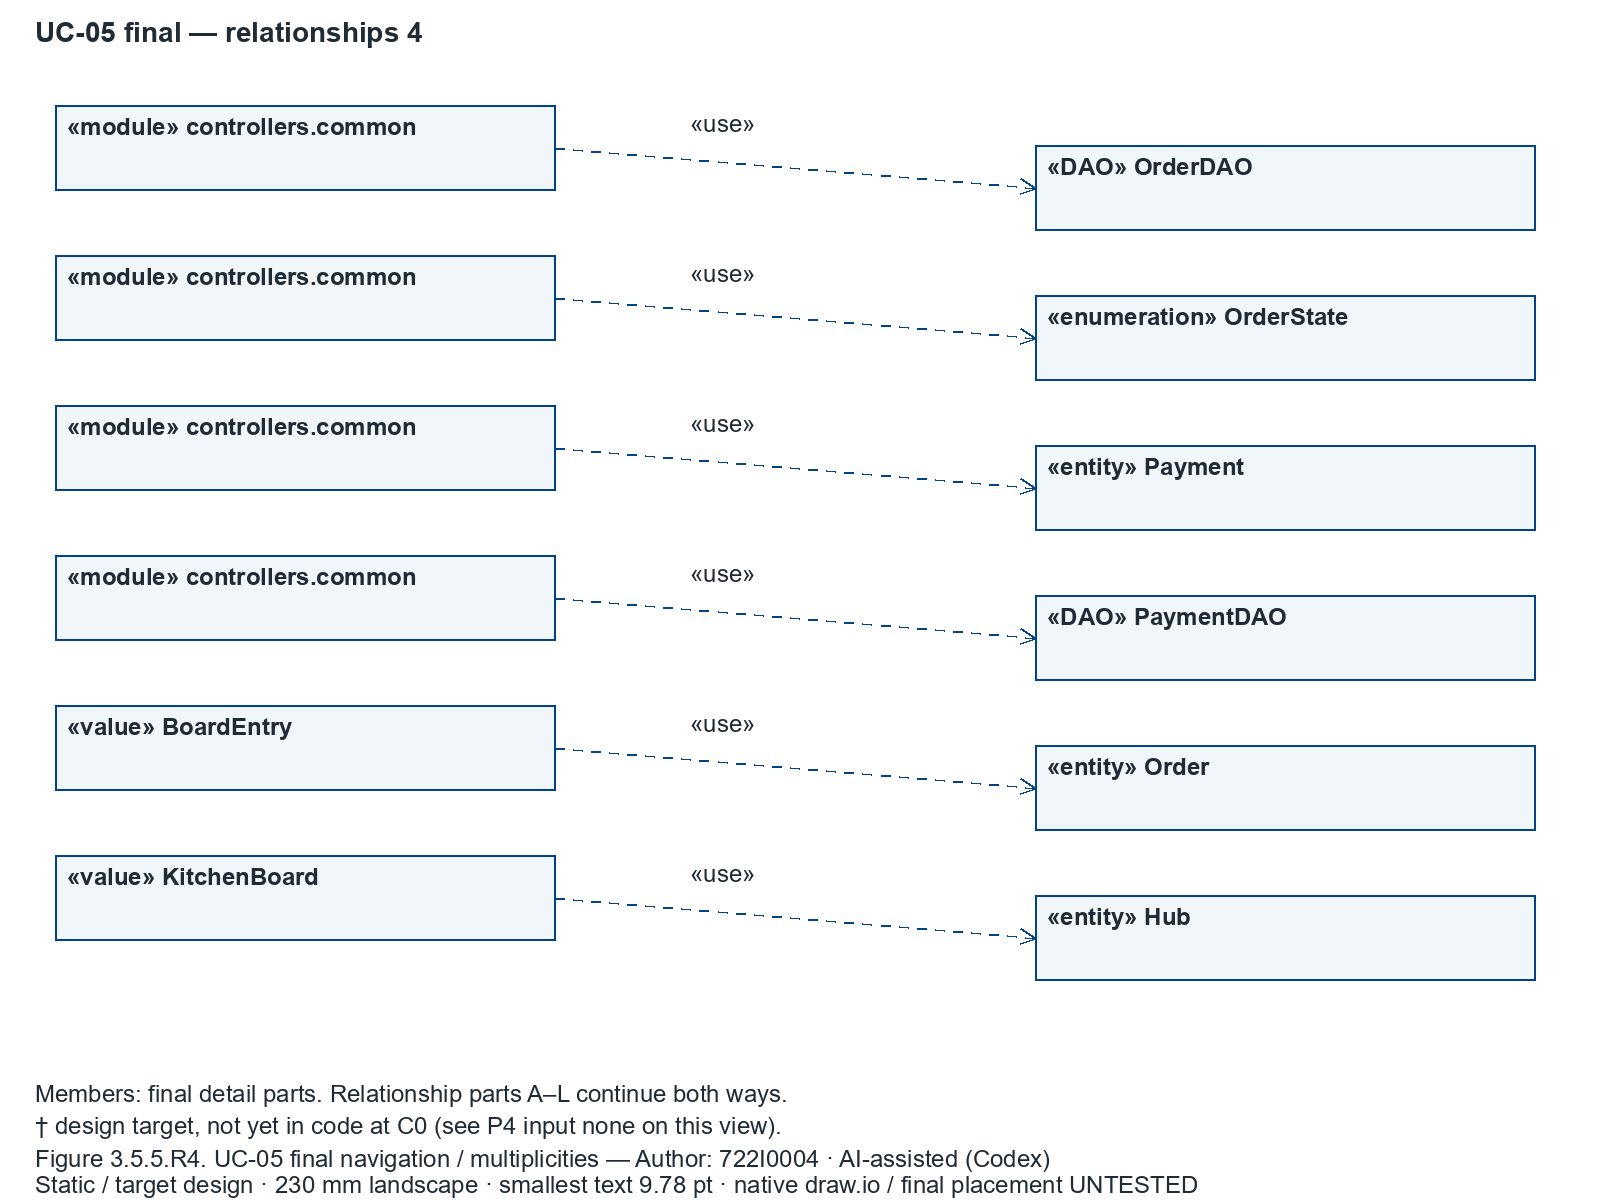

Here is the Python script that generated this plot:
"""Standalone P3-A renderer. Author: 722I0004 · AI-assisted (Codex).
Input JSON is beside this generator. Pure document generation; no app imports.
Geometry follows the immutable P2 PIL/SVG/mxGraph pipeline and balanced-diagrams.
"""
from pathlib import Path
import sys,json,math,re,hashlib,xml.etree.ElementTree as ET
from html import escape
from PIL import Image,ImageDraw,ImageFont
sys.dont_write_bytecode=True
W,H=1600,1200
INK,BLUE='#202B36','#004387'
def font(n=24,b=False):return ImageFont.truetype('C:/Windows/Fonts/'+('arialbd.ttf' if b else 'arial.ttf'),n)
def wrap(s,width,n=24):
    out=[]
    for ln in str(s).split('\n'):
        cur=''
        words=[]
        for token in ln.split():
            while font(n).getlength(token)>width:
                k=len(token)-1
                while k>1 and font(n).getlength(token[:k])>width:k-=1
                words.append(token[:k]);token=token[k:]
            words.append(token)
        for word in words:
            if font(n).getlength((cur+' '+word).strip())>width and cur:out.append(cur);cur=word
            else:cur=(cur+' '+word).strip()
        out.append(cur)
    return out
def refresh_from_shared(spec,input_path):
    """Status/signature authority is the reviewed shared model, never name matching.
    Refresh only this plate. Geometry/branches and exact SSD arguments are retained.
    New members/associations require the owned lane-refresh step, not invention here.
    """
    modelpath=Path(input_path).parents[1]/'shared/design_model.json'
    model=json.loads(modelpath.read_text(encoding='utf-8'));classes=model['classes'];phase=spec['phase3']
    def meth(cl,name):return next(x for x in classes[cl]['methods'] if x['name']==name)
    def marker(x):return '†' if x.get('status') in ['P4-TARGET','GAP'] else ''
    def signature(cl,name):
        x=meth(cl,name);s=x['signature']
        if '->' not in s:s+=' -> '+x.get('return','Any')+' [inferred return]'
        return x.get('visibility','+')+' '+s+marker(x)+(' {property; read as .'+name+'}' if 'property' in (x.get('decorators') or []) else '')
    p4=set()
    severity={'MATCH':0,'P4-TARGET':1,'GAP':2}
    for index,edge in enumerate(phase.get('dependencies',[])):
        candidates=[x for x in model['associations']+model['dependencies'] if (x['source'],x['target'],x['kind'])==(edge['source'],edge['target'],edge['kind']) and x.get('allowed_on_layered_diagram',True)]
        assert candidates,(spec['stem'],'selected relation is absent/disallowed; run the owned lane refresh')
        current=max(candidates,key=lambda x:severity.get(x.get('status','MATCH'),0));edge.update(current)
        if marker(current):p4.update(x.strip() for x in current.get('P4_input','').split(';') if x.strip())
        if index<len(spec.get('edges',[])):
            spec['edges'][index]['label']=spec['edges'][index]['label'].rstrip('†')+marker(current)
    for e in phase.get('elements',[]):
        for name in e.get('methods',[]):
            x=meth(e['class'],name)
            if marker(x):p4.update(v.strip() for v in x.get('P4_input','').split(';') if v.strip())
    if phase['diagram_type']=='dcd':
        for card in spec.get('cards',[]):
            if len(card['compartments'])<3:continue
            e=card['element'];cl=e['class'];attributes={a['name']:a for a in classes[cl]['attributes']}
            values=[]
            for name in e['attributes']:
                a=attributes[name];values.append(a.get('visibility','+')+' '+name+': '+a['type']+(' [inferred]' if a.get('inferred') else ''))
            if classes[cl].get('enum_members'):values=['+ '+str(v['name'] if isinstance(v,dict) else v) for v in classes[cl]['enum_members']]
            card['compartments'][1]=values or [('{attributes in preceding card}' if '{attributes in preceding card}' in card['compartments'][1] else '{no selected attribute}')]
            card['compartments'][2]=[signature(cl,n) for n in e['methods']] or ['{no selected operation}']
            card['box'][3]=20+sum(sum(len(wrap(t,686))*27.6 for t in comp)+10 for comp in card['compartments'])
        for x in sorted({card['box'][0] for card in spec.get('cards',[]) if len(card['compartments'])>=3}):
            y=100
            for card in sorted([card for card in spec['cards'] if card['box'][0]==x and len(card['compartments'])>=3],key=lambda card:card['box'][1]):
                card['box'][1]=y;y+=card['box'][3]+18
            assert y-18<=1058,(spec['stem'],'refreshed members need a new split')
    else:
        lf={l['id']:l for l in phase['lifelines']}
        for message in phase['messages']:
            if message['kind'] not in ['call','ssd']:continue
            cl=lf[message['to']]['class'];name=message['method'];x=meth(cl,name)
            if name=='fingerprint':
                message['argument_bindings']={'payment_method':'payment.method','online_option':'payment.option'}
                parameters=[p['name'] for p in x['parameters'] if p['name'] not in ['self','cls']]
                if set(parameters)<=set(message['argument_bindings']):
                    message['arguments']=', '.join(message['argument_bindings'][p] for p in parameters)
                    message['label']=re.sub(r'fingerprint†?\([^)]*\)','fingerprint'+marker(x)+'('+message['arguments']+')',message['label'])
            elif message['kind']=='call':
                message['label']=re.sub(r'(?<![A-Za-z0-9_])'+re.escape(name)+r'†?(?=\()',name+marker(x),message['label'])
            elif message['kind']=='ssd':
                adapter=cl+'.'+name
                message['label']=re.sub(re.escape(adapter)+r'†?(?=\s*\[HTTP)',adapter+marker(x),message['label'])
            message['receiver_signature']=x['signature'];message['status']=x['status'];message['P4_input']=x.get('P4_input','')
        # A longer reviewed signature/binding must not put the next label on a
        # self-call return loop. Preserve the existing branch frames and padding.
        xs={l['id']:90+i*(1420/max(1,len(phase['lifelines'])-1)) for i,l in enumerate(phase['lifelines'])}
        messages=phase['messages']
        for i,message in ([] if phase.get('interaction_fragments') else enumerate(messages[1:],1)):
            previous=messages[i-1]
            if previous['from']!=previous['to'] or message['kind']=='return':continue
            width=max(420,abs(xs[message['from']]-xs[message['to']])-30)
            top=message['y']-8-len(wrap(message['label'],width))*27.6
            needed=math.ceil(previous['y']+32-top)
            if needed>0:
                for later in messages[i:]:
                    if later['kind']!='return' or not later.get('guard'):later['y']+=needed
        for frame in ([] if phase.get('interaction_fragments') else spec.get('frames',[])):
            if frame.get('operands'):
                last=max(x['y']+25 for x in messages if x['kind'] not in ['return','ssd'])
                assert last<=frame['operands'][0][0],(spec['stem'],'longer reviewed label needs a new split')
        row=next(x for x in model['operation_rows'] if x['UC']==spec['UC'] and x['operation']==phase['operation'])
        p4.update(v.strip() for v in row['P4 input'].split(';') if v.strip())
        for message in phase['messages']:
            if message['from']=='view' and message['to']=='ctrl':message['PC_MG']=row['PC/MG ensured']
        # A behavior target clears only after explicit reviewed model/row statuses.
        if row['status']=='MATCH' and all(message.get('status','MATCH')=='MATCH' for message in phase['messages']):
            for note in spec.get('notes',[]):note['text']=note['text'].replace('†','')
            spec['realisation_note']=spec.get('realisation_note','').replace('†','')
        # Common metadata describes this actual continuation, never inherited
        # states from a previous split or effects present only in prose.
        displayed=' '.join([m.get('label','') for m in phase['messages']]+[n['text'] for n in spec.get('notes',[])]+[f.get('guard',f.get('label','')) for f in phase.get('interaction_fragments',spec.get('frames',[]))])
        phase['states']=[]
        for enum,owner in [('OrderState','Order'),('PaymentState','Payment'),('OfferState','ReplacementOffer')]:
            values=[str(v['name'] if isinstance(v,dict) else v) for v in classes[enum]['enum_members']]
            shown=[v for v in values if re.search(r'\b'+re.escape(v)+r'\b',displayed)]
            if shown:phase['states'].append({'class':owner,'attribute':'state','values':shown})
    spec['P4_input']='; '.join(sorted(p4)) or 'none on this view'
    spec['shared_model_source']='models/shared/design_model.json';spec['shared_model_sha256']=hashlib.sha256(modelpath.read_bytes()).hexdigest()
    spec['refresh_policy']='Explicit shared-model statuses only; matching signatures never clear behavioral targets.'
    return spec
class Canvas:
    def __init__(self,spec):
        self.s=spec;self.im=Image.new('RGB',(W,H),'white');self.d=ImageDraw.Draw(self.im);self.svg=[f'<svg xmlns="http://www.w3.org/2000/svg" width="{W}" height="{H}" viewBox="0 0 {W} {H}"><rect width="100%" height="100%" fill="white"/>'];self.mx=ET.Element('mxfile',host='SaigonBite P3-A',type='device');dia=ET.SubElement(self.mx,'diagram',name=spec['title'],id=spec['stem']);mod=ET.SubElement(dia,'mxGraphModel',page='1',pageWidth=str(W),pageHeight=str(H));self.root=ET.SubElement(mod,'root');ET.SubElement(self.root,'mxCell',id='0');ET.SubElement(self.root,'mxCell',id='1',parent='0');self.i=0;self.bounds=[];self.boxes={}
        self.text(35,16,spec['title'],1530,28,True)
    def vertex(self,id,x,y,w,h,label='',style=''):
        self.boxes[id]=(x,y,w,h)
        c=ET.SubElement(self.root,'mxCell',id=id,value=label,vertex='1',parent='1',style=style+'fontFamily=Arial;fontSize=24;whiteSpace=wrap;html=0;');ET.SubElement(c,'mxGeometry',x=str(x),y=str(y),width=str(w),height=str(h),attrib={'as':'geometry'})
    def text(self,x,y,s,w,n=24,b=False,id=None):
        lines=wrap(s,w,n);lh=n*1.15
        for j,ln in enumerate(lines):
            yy=y+j*lh;self.d.text((x,yy),ln,font=font(n,b),fill=INK);self.svg.append(f'<text x="{x}" y="{yy+n*.93}" font-family="Arial" font-size="{n}" font-weight="{"bold" if b else "normal"}" fill="{INK}">{escape(ln)}</text>')
            assert font(n,b).getlength(ln)<=w+2,(self.s['stem'],ln,w)
        self.vertex(id or 'text'+str(self.i),x,y,w,max(lh,len(lines)*lh),'\n'.join(lines),'text;align=left;verticalAlign=top;strokeColor=none;fillColor=none;');self.i+=1
        assert y+len(lines)*lh<=1202,(self.s['stem'],s,y)
        return len(lines)*lh
    def rect(self,x,y,w,h,fill='white',id=None,style=''):
        self.d.rectangle((x,y,x+w,y+h),fill=fill,outline=BLUE,width=2);self.svg.append(f'<rect x="{x}" y="{y}" width="{w}" height="{h}" fill="{fill}" stroke="{BLUE}" stroke-width="2"/>');self.vertex(id or 'rect'+str(self.i),x,y,w,h,'','fillColor='+fill+';strokeColor='+BLUE+';'+style);self.i+=1
    def line(self,pts,dash=False,arrow=False,source=None,target=None,kind='dependency',edge_id=None):
        for a,b in zip(pts,pts[1:]):
            if dash:
                l=math.dist(a,b);n=max(1,int(l/9))
                for k in range(0,n,2):self.d.line((a[0]+(b[0]-a[0])*k/n,a[1]+(b[1]-a[1])*k/n,a[0]+(b[0]-a[0])*min(k+1,n)/n,a[1]+(b[1]-a[1])*min(k+1,n)/n),fill=BLUE,width=2)
            else:self.d.line([a,b],fill=BLUE,width=2)
        self.svg.append('<polyline points="'+' '.join(f'{x},{y}' for x,y in pts)+'" fill="none" stroke="'+BLUE+'" stroke-width="2"'+(' stroke-dasharray="8 7"' if dash else '')+'/>')
        if arrow:
            a,b=pts[-2:];dx,dy=b[0]-a[0],b[1]-a[1];l=math.hypot(dx,dy);ux,uy=dx/l,dy/l;p=[(b[0]-ux*14-uy*7,b[1]-uy*14+ux*7),b,(b[0]-ux*14+uy*7,b[1]-uy*14-ux*7)];self.d.line(p,fill=BLUE,width=2);self.svg.append('<polyline points="'+' '.join(f'{x},{y}' for x,y in p)+'" fill="none" stroke="'+BLUE+'" stroke-width="2"/>')
            if kind=='generalization':
                self.d.polygon(p,fill='white',outline=BLUE,width=2);self.svg.append('<polygon points="'+' '.join(f'{x},{y}' for x,y in p)+'" fill="white" stroke="'+BLUE+'"/>')
            if kind=='sync_call':
                self.d.polygon(p,fill=BLUE,outline=BLUE,width=2);self.svg.append('<polygon data-message-arrow="filled-synchronous" points="'+' '.join(f'{x},{y}' for x,y in p)+'" fill="'+BLUE+'" stroke="'+BLUE+'"/>')
            if kind=='composition':
                a,b=pts[:2];dx,dy=b[0]-a[0],b[1]-a[1];l=math.hypot(dx,dy);ux,uy=dx/l,dy/l;p=[a,(a[0]+ux*12-uy*7,a[1]+uy*12+ux*7),(a[0]+ux*24,a[1]+uy*24),(a[0]+ux*12+uy*7,a[1]+uy*12-ux*7)];self.d.polygon(p,fill=BLUE);self.svg.append('<polygon points="'+' '.join(f'{x},{y}' for x,y in p)+'" fill="'+BLUE+'"/>')
        if source and target:
            style='edgeStyle=none;endArrow='+('block' if kind in ['generalization','sync_call'] else 'open')+';endFill='+('1' if kind=='sync_call' else '0')+';'+('dashed=1;' if dash else '')+('startArrow=diamond;startFill=1;' if kind=='composition' else '')+'strokeColor='+BLUE+';'
            for prefix,node,point in [('exit',source,pts[0]),('entry',target,pts[-1])]:
                x,y,w,h=self.boxes[node];style+=f'{prefix}X={(point[0]-x)/w};{prefix}Y={(point[1]-y)/h};{prefix}Perimeter=0;'
            c=ET.SubElement(self.root,'mxCell',id=edge_id or 'edge'+str(self.i),source=source,target=target,edge='1',parent='1',style=style);g=ET.SubElement(c,'mxGeometry',relative='1',attrib={'as':'geometry'});ET.SubElement(g,'mxPoint',x=str(pts[0][0]),y=str(pts[0][1]),attrib={'as':'sourcePoint'});ET.SubElement(g,'mxPoint',x=str(pts[-1][0]),y=str(pts[-1][1]),attrib={'as':'targetPoint'});arr=ET.SubElement(g,'Array',attrib={'as':'points'})
            for x,y in pts[1:-1]:ET.SubElement(arr,'mxPoint',x=str(x),y=str(y))
            self.i+=1
    def finish(self,out):
        self.text(35,1080,self.s.get('continuation','Single complete operation view.'),1530)
        self.text(35,1112,'† design target, not yet in code at C0 (see P4 input '+self.s.get('P4_input','none on this view')+').',1530)
        self.text(35,1145,'Figure '+self.s['figure']+'. '+self.s.get('caption',self.s['title'])+' — Author: 722I0004 · AI-assisted (Codex)',1530)
        self.text(35,1171,'Static / target design · 230 mm landscape · smallest text 9.78 pt · native draw.io / final placement UNTESTED',1530)
        self.svg.append('</svg>');out.with_suffix('.svg').write_text('\n'.join(self.svg),encoding='utf-8');self.im.save(out.with_suffix('.png'));ET.indent(self.mx);ET.ElementTree(self.mx).write(out.with_suffix('.drawio'),encoding='utf-8',xml_declaration=True)
        for q in [out.with_suffix('.svg'),out.with_suffix('.drawio')]:ET.parse(q)
        ids={c.get('id') for c in self.root.findall('mxCell')}
        for c in self.root.findall('mxCell'):
            if c.get('edge')=='1':assert c.get('source') in ids and c.get('target') in ids
def render(spec,out):
    c=Canvas(spec)
    if spec['phase3']['diagram_type']=='dcd':
        for card in spec.get('cards',[]):
            x,y,w,h=card['box'];c.rect(x,y,w,h,'#F1F6FA',card['id']);yy=y+8
            for i,comp in enumerate(card['compartments']):
                if i:c.line([(x,yy-4),(x+w,yy-4)])
                yy+=c.text(x+12,yy,'\n'.join(comp),w-24,24,i==0)+10
            assert yy<y+h+3,(spec['stem'],card['id'],yy,y+h)
        spec['phase3']['association_end_labels']=[]
        for i,e in enumerate(spec.get('edges',[])):
            eid=e['native_edge_id']=f'dcd_relation_{i:03d}';c.line(e['points'],e['kind']=='dependency',True,e['source'],e['target'],e['kind'],eid)
            relation=spec['phase3']['dependencies'][i]
            if e['kind'] not in ['dependency','generalization']:
                (sx,sy),(tx,ty)=e['points'][0],e['points'][-1];sid=eid+'_source_multiplicity';tid=eid+'_target_multiplicity'
                c.text(sx+10,sy-38,str(relation['source_multiplicity']),70,id=sid);c.text(tx-80,ty-38,str(relation['target_multiplicity']),70,id=tid)
                role=relation.get('role','');c.text(sx+135,sy+10,role,330,id=eid+'_role')
                spec['phase3']['association_end_labels'].append({'source':relation['source'],'target':relation['target'],'kind':relation['kind'],'role':role,'native_edge_id':eid,'source_label_id':sid,'target_label_id':tid,'source_endpoint':[sx,sy],'target_endpoint':[tx,ty],'source_card_id':e['source'],'target_card_id':e['target']})
            else:
                label=('is a' if e['kind']=='generalization' else '«use»'+('†' if relation.get('status') in ['P4-TARGET','GAP'] else ''))
                c.text(e['points'][0][0]+135,e['points'][0][1]-38,label,330,id=eid+'_role')
        for n in spec.get('notes',[]):c.text(n['x'],n['y'],n['text'],n['w'])
    else:
        lines=spec['phase3']['lifelines'];xs={n['id']:90+i*(1420/max(1,len(lines)-1)) for i,n in enumerate(lines)}
        for n in lines:
            x=xs[n['id']];c.rect(x-85,76,170,94,'#F1F6FA',n['id']);c.text(x-80,82,n.get('label',n['class']),160);c.line([(x,170),(x,1060)],True)
        for f in ([] if spec['phase3'].get('interaction_fragments') else spec.get('frames',[])):
            c.rect(30,f['y'],1540,f['h'],'white',f['id'],'shape=umlFrame;fillColor=none;')
            # Redraw lifelines over the transparent combined fragment.
            for x in xs.values():c.line([(x,f['y']),(x,f['y']+f['h'])],True)
            c.text(40,f['y']+3,f['label'],1520,24,True)
            for yy,label in f.get('operands',[]):
                c.line([(30,yy),(1570,yy)],True);c.text(40,yy+3,label,1520,24,True)
        for f in spec['phase3'].get('interaction_fragments',[]):
            x,y,w,h=f['x'],f['y'],f['w'],f['h'];c.rect(x,y,w,h,'white',f['id'],'shape=umlFrame;fillColor=none;')
            label=('['+f['guard']+']' if f['operator']=='operand' else f['operator']+' ['+f['guard']+']')
            c.text(x+10,y+3,label,w-20,24,True,id=f['id']+'_guard')
        if spec['phase3'].get('interaction_fragments'):
            for x in xs.values():c.line([(x,170),(x,1020)],True)
        for n in spec.get('notes',[]):
            c.rect(35,n['y'],1530,n.get('h',80),'#FFF8E9');c.text(45,n['y']+5,n['text'],1510)
        for index,msg in enumerate(spec['phase3']['messages']):
            if msg['kind']=='note':continue
            a,b=xs[msg['from']],xs[msg['to']];y=msg['y'];label=msg['label'];ls=wrap(label,max(420,abs(b-a)-30),24);labelw=max(420,abs(b-a)-30);lx=max(40,min(a,b)+15)
            if a==b:
                pts=[(a,y),(a+45,y),(a+45,y+25),(a,y+25)];lx=max(40,min(a-370,1100));labelw=450
            else:pts=[(a,y),(b,y)]
            eid=msg['native_edge_id']=f'message_{index:03d}';source=eid+'_source';target=eid+'_target';c.vertex(source,pts[0][0]-.5,pts[0][1]-.5,1,1,'','opacity=0;strokeColor=none;fillColor=none;');c.vertex(target,pts[-1][0]-.5,pts[-1][1]-.5,1,1,'','opacity=0;strokeColor=none;fillColor=none;');msg['source_anchor_id']=source;msg['target_anchor_id']=target;msg['native_points']=pts
            c.line(pts,msg['kind']=='return',True,source,target,'reply' if msg['kind']=='return' else 'sync_call',eid);c.text(lx,y-8-len(wrap(label,labelw))*27.6,label,labelw,id=eid+'_label')
            if msg['kind'] not in ['return','ssd']:
                c.rect(b-5,y,10,25,'#DAE9F5')
    c.finish(out)
if __name__=='__main__':
    inp=Path(sys.argv[1]) if len(sys.argv)>1 else Path(__file__).with_suffix('.json')
    spec=refresh_from_shared(json.loads(inp.read_text(encoding='utf-8')),inp)
    inp.write_text(json.dumps(spec,indent=2,ensure_ascii=False)+'\n',encoding='utf-8')
    render(spec,inp.with_suffix(''))
    inp.write_text(json.dumps(spec,indent=2,ensure_ascii=False)+'\n',encoding='utf-8')
